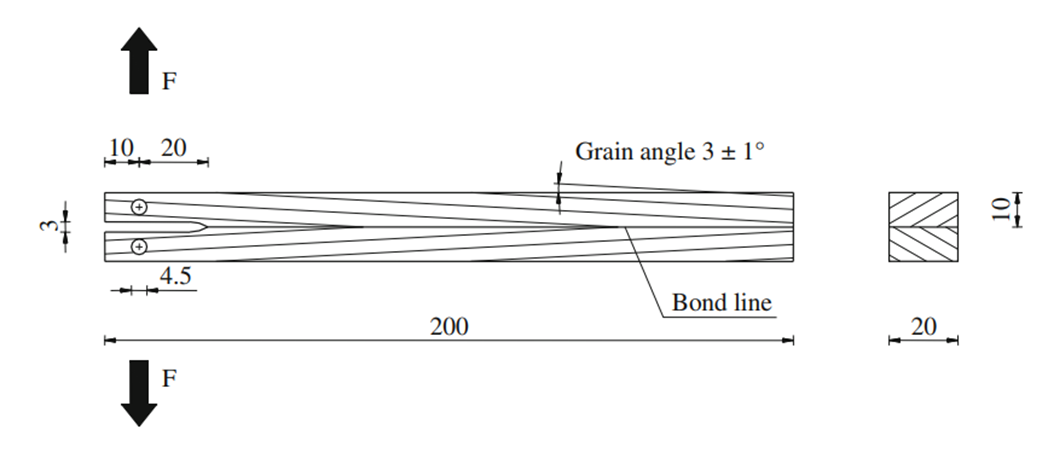
#> input picture assets/workpieceGeometry.png, 1048 x 464 px; its folder holds only this picture in this run
$ python -i models.py   (imports and definitions only)   (older library calls are emulated)
#> lines starting #> are read from the running program, lines starting #| are printed output that depends on the picture; after the words box and inside, x2 and y2 are one past the last pixel; in counts of white or black regions, pixels touching at a corner belong together
# -*- coding: utf-8 -*-

import cv2
import datetime
import matplotlib.pyplot as plt
import numpy as np
import os


class Video:

    # [35 lines left out: functions __init__, setup, open, getPoints, not called in this run]

    def getOldPoints(self):
        return self.oldPoints1, self.oldPoints2, self.oldPoints3, self.oldPoints4

    # [170 lines left out: functions setPoints, resetPoints, selectPoint, drawPoint, markPoints, getFrameTimestamp and 1 more, not called in this run]


class CrackLength:

    def __init__(self, path):
        # Video path
#> in getFrame, frame is the input picture: shape (464, 1048, 3); mean B, G, R 247, 247.1, 247
        self.path = path

        # Workpiece dimensions [mm]
        self.length = 200
        self.incisionLength = 30

        # Instead of global variables
        self.widths = []
        self.area = []

        # Open video capture
        self.open()

    def open(self):
        self.cap = cv2.VideoCapture(self.path)

    def transformImage(self, frame):
        # Change to grayscale
        gray = cv2.cvtColor(frame, cv2.COLOR_BGR2GRAY)

        # Perform Otsu's thresholding after Gaussian filtering
        kernel = (3, 3)
        blur = cv2.GaussianBlur(gray, kernel, 0)
        _, th = cv2.threshold(blur, 0, 255, cv2.THRESH_BINARY + cv2.THRESH_OTSU)
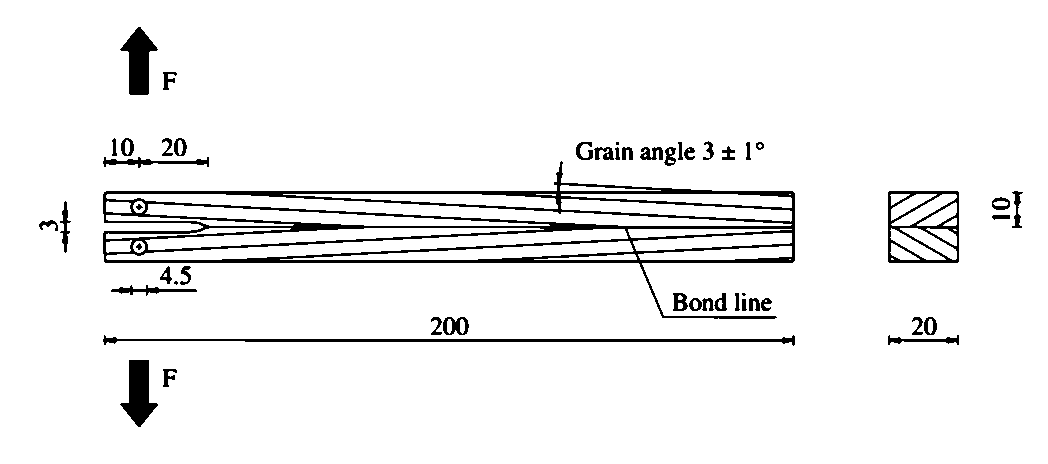
#> th: shape (464, 1048); 94.4% white; 50 black regions (3 under 20 px)

        return frame, th

    def getCrackLength(self, crackTip, leftEdge, rightEdge):
        length = rightEdge - leftEdge
        incisionLength = length * (self.incisionLength/self.length)
        crackLength = length - incisionLength - (rightEdge-crackTip)

        # Convert to [mm]
        crackLength = (crackLength/length) * self.length

        return crackLength

    def findCrack(self, x, w, y, h, frame, mask):
        # Loop column by column, but only within coordinates
        # obtained by means of "findContours" function
        for i in range(x, x+w):
            container = []
            indices = []
            scores = []

            # The task of the following lines is to scan the column row by row
            # and then add 1 to the vector "container" when the value of an individual pixel
            # is equal to "0" (which corresponds to white). Otherwise, the "container" is reset.
            # The motivation behind this idea was to find the longest possible sequence of white color,
            # which in most of the cases indicates searched crack.
            for j in range(int(y+0.25*h), int(y+h-0.25*h)):
                if mask[j, i] == 0:
                    container.append(1)
                    score = sum(container)
                    scores.append(score)
                    indices.append(j)
                else:
                    container = []

            try:
                where = scores.index(max(scores))
                start = indices[where] - scores[where]
                stop = indices[where]

                # Draw lines (crack)
                cv2.line(frame, (i, start), (i, stop), (0, 255, 0), 1)

            except:
                # If no lines were present, stop the process
                # This means that the tip of the crack was found
                break

        return self.getCrackLength(i, x, x+w)

    def findContours(self, frame, mask):
        if (int(cv2.__version__[0]) > 3):
            contours, hierarchy = cv2.findContours(mask, cv2.RETR_EXTERNAL, cv2.CHAIN_APPROX_NONE)
#> contours = 1 contour; box (x1, y1, x2, y2) and area: (0, 0, 1048, 464) 484761
        else:
            im2, contours, hierarchy = cv2.findContours(mask, cv2.RETR_EXTERNAL, cv2.CHAIN_APPROX_NONE)

        if len(contours) != 0:
            # Find the biggest countour (c) by the area
            c = max(contours, key=cv2.contourArea)
#> c = contour of 3020 points, box (x1, y1, x2, y2) (0, 0, 1048, 464), area 484761
            x, y, w, h = cv2.boundingRect(c)
#> x = 0; y = 0; w = 1048; h = 464

            # Draw the biggest area only
            cv2.drawContours(frame, c, -1, (0, 255, 255), 1)

            # Describe the largest contour with a rectangle
            cv2.rectangle(frame, (x, y), (x+w, y+h), (0, 255, 0), 1)
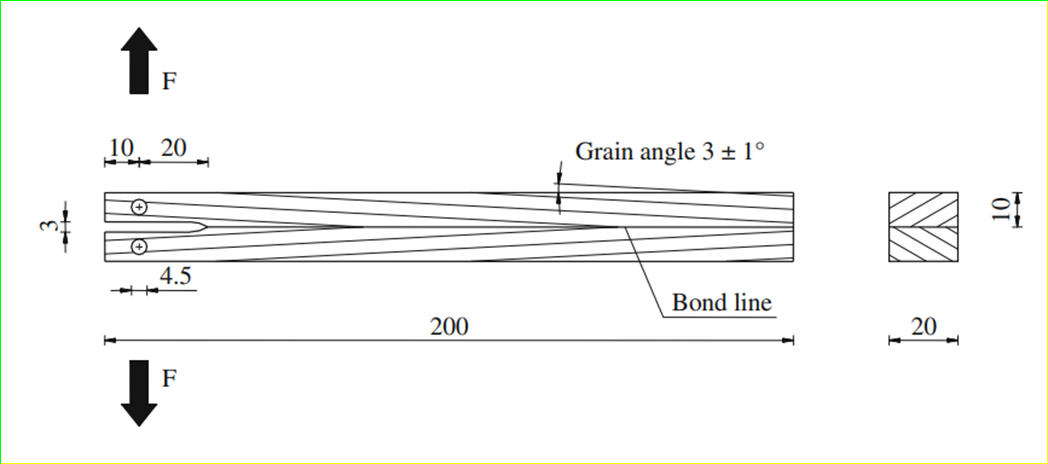
#> frame: shape (464, 1048, 3); mean B, G, R 245.4, 247.1, 246.2

        return x, y, w, h

    def getFrame(self):
        ret, frame = self.cap.read()

        # Perform necessary transformations (scroll up to see the function)
        frame, mask = self.transformImage(frame)

        # Find contours
        x, y, w, h = self.findContours(frame, mask)
#> x = 0; y = 0; w = 1048; h = 464

        # Find crack and get its value
        crackLength = self.findCrack(x, w, y, h, frame, mask)
#> in getCrackLength, `length = rightEdge - leftEdge`: length = 1048
#> in getCrackLength, `incisionLength = length * (self.incisionLength/self.length)`: incisionLength = 157.2
#> in getCrackLength, `crackLength = length - incisionLength - (rightEdge-crackTip)`: crackLength = -157.2
#> in getCrackLength, `crackLength = (crackLength/length) * self.length`: crackLength = -30
#> crackLength = -30

        return ret, frame, crackLength


class Data:

    def __init__(self, path):
        self.path = path

    # [26 lines left out: functions upload, preview, not called in this run]


class DataWriter:

    # [33 lines left out: functions __init__, checkIfExists, setAlternativeFilename, writeLine, not called in this run]

>>> result = CrackLength('../assets/workpieceGeometry.png').getFrame()
